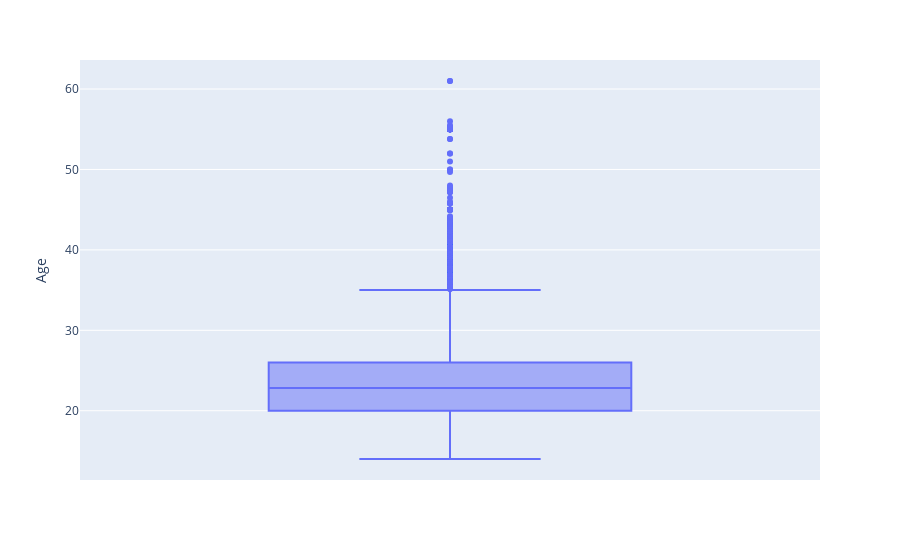
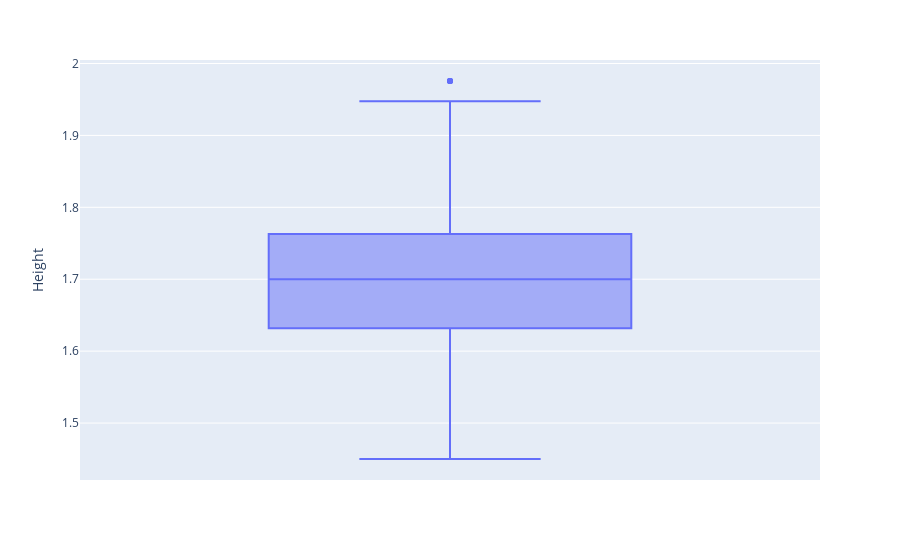
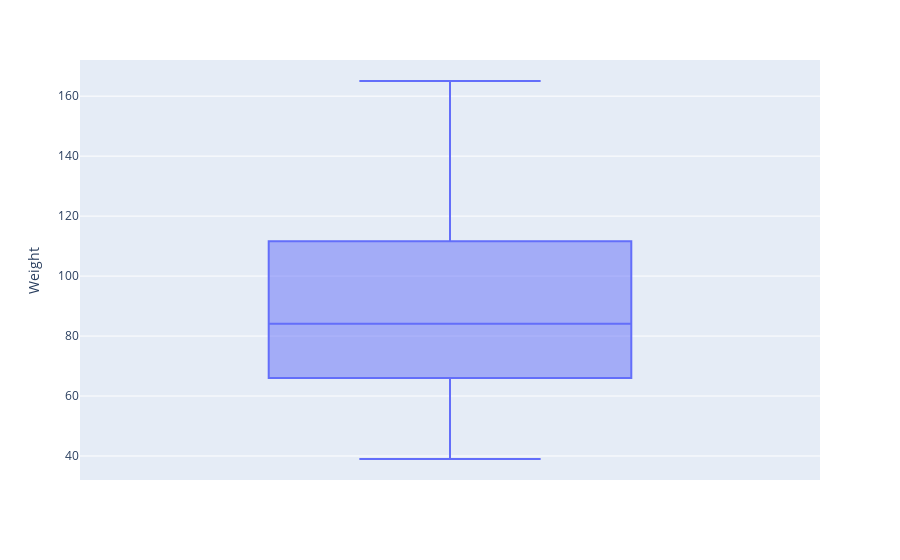
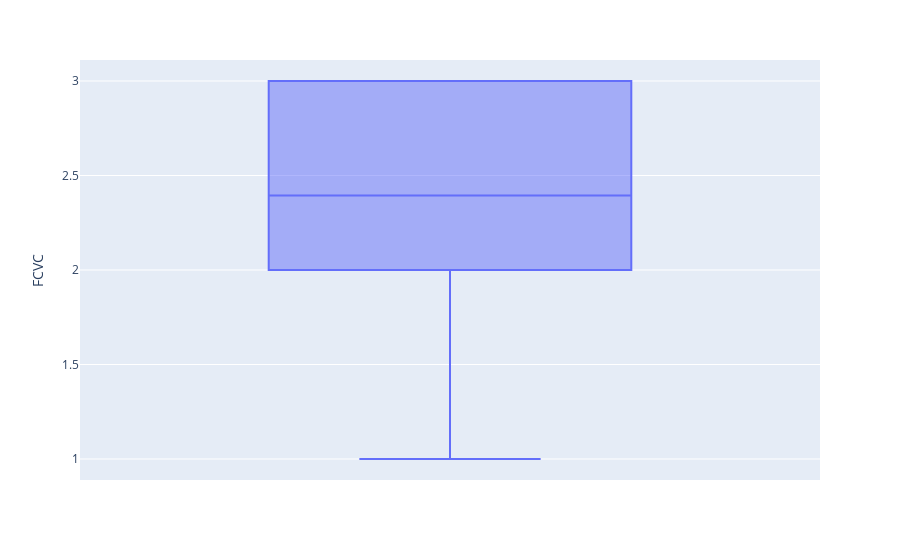

The code cell stored with these charts, in order, in its notebook:
### Markdown cell above
The attributes related with eating habits are:
| Abbreviation   | Full Form                                 |
|:---------------|:------------------------------------------|
| FAVC           | Frequent consumption of high caloric food |
| FCVC           | Frequency of consumption of vegetables    |
| NCP            | Number of main meals                      |
| CAEC           | Consumption of food between meals         |
| CH20           | Consumption of water daily                |
| CALC           | Consumption of alcohol                    |
| SCC            | Calories consumption monitoring           |
| FAF            | Physical activity frequency               |
| TUE            | Time using technology devices             |
| MTRANS         | Transportation used                       |

### Code cell
import plotly.express as px

def generate_boxplots(df):

    for col in df.columns:
        if col != "id":
            try:
                # Check if the column is numeric to avoid errors with non-numeric data
                if df[col].dtype != 'object':
                    fig = px.box(df, y=col)
                    fig.show()
            except Exception as e:
                print(f"Error generating boxplot for {col}: {e}")

# Call the function with your DataFrame
generate_boxplots(train_data)

### Figure 1 — Plotly figure (JSON) as saved in the notebook; plotly's stock layout.template omitted (floating-point values rounded to 4 significant figures; data arrays with more than 128 entries replaced by an {"elided": "..."} marker saying what was removed)
{"data": [{"alignmentgroup": "True", "hovertemplate": "Age=%{y}<extra></extra>", "legendgroup": "", "marker": {"color": "#636efa"}, "name": "", "notched": false, "offsetgroup": "", "orientation": "v", "showlegend": false, "type": "box", "x0": " ", "xaxis": "x", "y": {"elided": "20758 float values"}, "y0": " ", "yaxis": "y"}], "layout": {"boxmode": "group", "legend": {"tracegroupgap": 0}, "margin": {"t": 60}, "xaxis": {"anchor": "y", "domain": [0, 1]}, "yaxis": {"anchor": "x", "domain": [0, 1], "title": {"text": "Age"}}}}

### Figure 2 — Plotly figure (JSON) as saved in the notebook; plotly's stock layout.template omitted (floating-point values rounded to 4 significant figures; data arrays with more than 128 entries replaced by an {"elided": "..."} marker saying what was removed)
{"data": [{"alignmentgroup": "True", "hovertemplate": "Height=%{y}<extra></extra>", "legendgroup": "", "marker": {"color": "#636efa"}, "name": "", "notched": false, "offsetgroup": "", "orientation": "v", "showlegend": false, "type": "box", "x0": " ", "xaxis": "x", "y": {"elided": "20758 float values"}, "y0": " ", "yaxis": "y"}], "layout": {"boxmode": "group", "legend": {"tracegroupgap": 0}, "margin": {"t": 60}, "xaxis": {"anchor": "y", "domain": [0, 1]}, "yaxis": {"anchor": "x", "domain": [0, 1], "title": {"text": "Height"}}}}

### Figure 3 — Plotly figure (JSON) as saved in the notebook; plotly's stock layout.template omitted (floating-point values rounded to 4 significant figures; data arrays with more than 128 entries replaced by an {"elided": "..."} marker saying what was removed)
{"data": [{"alignmentgroup": "True", "hovertemplate": "Weight=%{y}<extra></extra>", "legendgroup": "", "marker": {"color": "#636efa"}, "name": "", "notched": false, "offsetgroup": "", "orientation": "v", "showlegend": false, "type": "box", "x0": " ", "xaxis": "x", "y": {"elided": "20758 float values"}, "y0": " ", "yaxis": "y"}], "layout": {"boxmode": "group", "legend": {"tracegroupgap": 0}, "margin": {"t": 60}, "xaxis": {"anchor": "y", "domain": [0, 1]}, "yaxis": {"anchor": "x", "domain": [0, 1], "title": {"text": "Weight"}}}}

### Figure 4 — Plotly figure (JSON) as saved in the notebook; plotly's stock layout.template omitted (floating-point values rounded to 4 significant figures; data arrays with more than 128 entries replaced by an {"elided": "..."} marker saying what was removed)
{"data": [{"alignmentgroup": "True", "hovertemplate": "FCVC=%{y}<extra></extra>", "legendgroup": "", "marker": {"color": "#636efa"}, "name": "", "notched": false, "offsetgroup": "", "orientation": "v", "showlegend": false, "type": "box", "x0": " ", "xaxis": "x", "y": {"elided": "20758 float values"}, "y0": " ", "yaxis": "y"}], "layout": {"boxmode": "group", "legend": {"tracegroupgap": 0}, "margin": {"t": 60}, "xaxis": {"anchor": "y", "domain": [0, 1]}, "yaxis": {"anchor": "x", "domain": [0, 1], "title": {"text": "FCVC"}}}}
